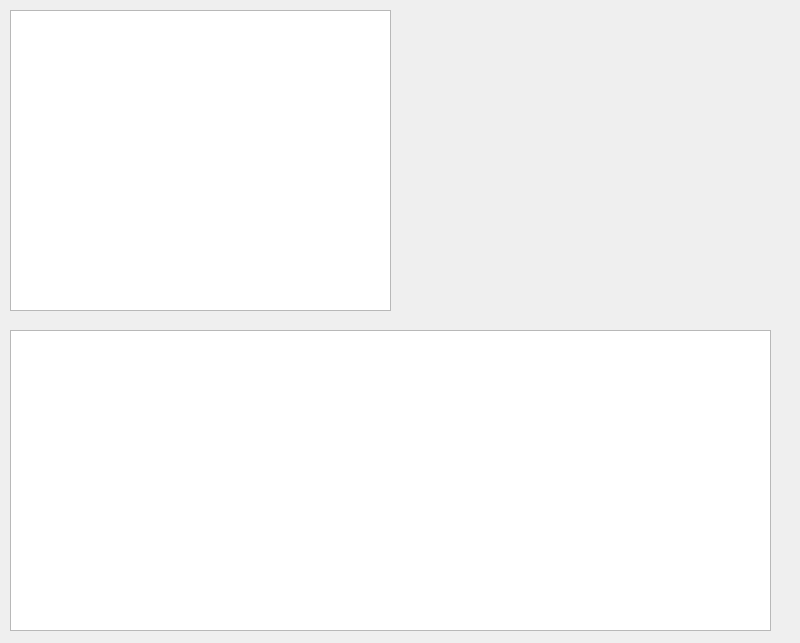
<?xml version="1.0" encoding="UTF-8"?>
<ui version="4.0">
 <class>zoom_in_mass_spectrum</class>
 <widget class="QMainWindow" name="zoom_in_mass_spectrum">
  <property name="geometry">
   <rect>
    <x>0</x>
    <y>0</y>
    <width>800</width>
    <height>643</height>
   </rect>
  </property>
  <property name="windowTitle">
   <string>mass_spectrum_window</string>
  </property>
  <widget class="QWidget" name="centralwidget">
   <widget class="MplWidget" name="mass_spectrum">
    <property name="geometry">
     <rect>
      <x>10</x>
      <y>10</y>
      <width>381</width>
      <height>301</height>
     </rect>
    </property>
   </widget>
   <widget class="QGraphicsView" name="electron_image">
    <property name="geometry">
     <rect>
      <x>10</x>
      <y>330</y>
      <width>761</width>
      <height>301</height>
     </rect>
    </property>
   </widget>
  </widget>
 </widget>
 <customwidgets>
  <customwidget>
   <class>MplWidget</class>
   <extends>QGraphicsView</extends>
   <header location="global">mplwidget</header>
  </customwidget>
 </customwidgets>
 <resources/>
 <connections/>
</ui>
